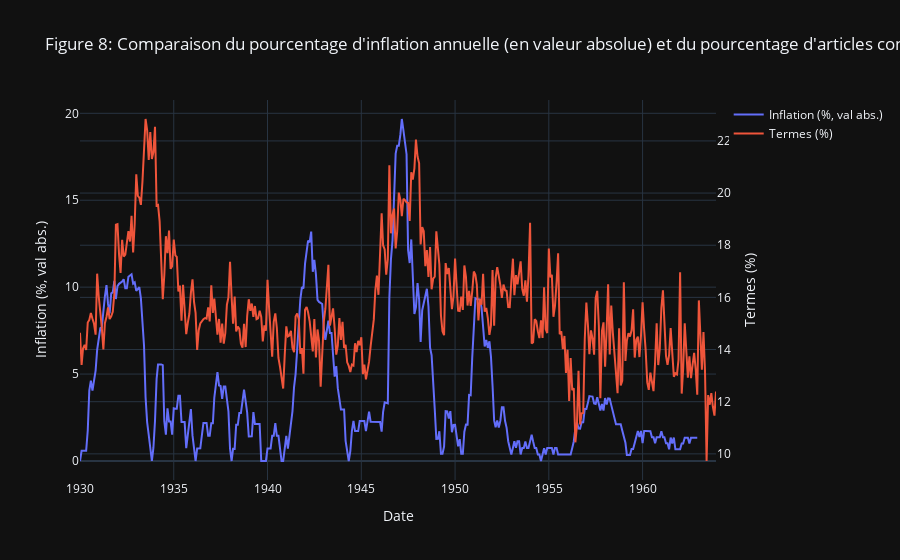

Notebook source saved alongside this figure:
### Code cell
# AJOUTER BONNE DATE
CPI_40=CPI_sub[CPI_sub['year']>1929] !

two_graphs(
    CPI_40['date'],
    abs(CPI_40['inf_an']),
    freq_sub['date'],
    freq_sub['total_rat'],
    'Inflation (%, val abs.)',
    "Articles (%)", 
    "Date", 
    "Figure 8: Comparaison du pourcentage d'inflation annuelle (en valeur absolue) et du pourcentage d'articles contenant des termes liés"
    )

### Figure 1 — Plotly figure (JSON) as saved in the notebook; plotly's stock layout.template omitted (floating-point values rounded to 4 significant figures; data arrays with more than 128 entries replaced by an {"elided": "..."} marker saying what was removed)
{"data": [{"mode": "lines", "name": "Inflation (%, val abs.)", "type": "scatter", "x": {"elided": "396 str values"}, "y": {"elided": "396 float values"}, "yaxis": "y"}, {"mode": "lines", "name": "Termes (%)", "type": "scatter", "x": {"elided": "408 str values"}, "y": {"elided": "408 float values"}, "yaxis": "y2"}], "layout": {"title": {"text": "Figure 8: Comparaison du pourcentage d'inflation annuelle (en valeur absolue) et du pourcentage d'articles contenant des termes liés"}, "xaxis": {"title": {"text": "Date"}}, "yaxis": {"side": "left", "title": {"text": "Inflation (%, val abs.)"}}, "yaxis2": {"overlaying": "y", "side": "right", "title": {"text": "Termes (%)"}}}}
